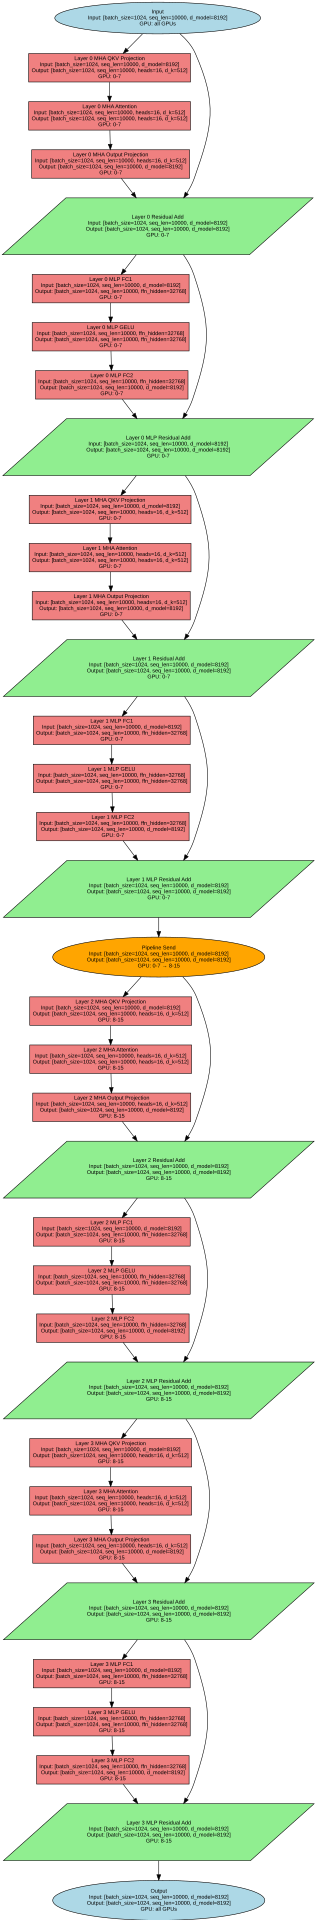

This chart was generated by the following Python code:
import graphviz

# Create baseline DAG with TP=8, PP=2 using 16 GPUs total
dot = graphviz.Digraph('baseline_dag', comment='Baseline Transformer with TP=8, PP=2')
dot.attr(rankdir='TB', size='20,20')

# Global attributes
dot.attr('node', fontname='Arial', fontsize='10')

# Input and output nodes
dot.node('input', 'Input\\nInput: [batch_size=1024, seq_len=10000, d_model=8192]\\nGPU: all GPUs', 
         shape='ellipse', style='filled', fillcolor='lightblue')

dot.node('output', 'Output\\nInput: [batch_size=1024, seq_len=10000, d_model=8192]\\nOutput: [batch_size=1024, seq_len=10000, d_model=8192]\\nGPU: all GPUs', 
         shape='ellipse', style='filled', fillcolor='lightblue')

# Pipeline communication between stages
dot.node('pipeline_send_0', 'Pipeline Send\\nInput: [batch_size=1024, seq_len=10000, d_model=8192]\\nOutput: [batch_size=1024, seq_len=10000, d_model=8192]\\nGPU: 0-7 → 8-15', 
         shape='ellipse', style='filled', fillcolor='orange')

# Layer 0 - Multi-Head Attention (GPUs 0-7)
dot.node('l0_mha_qkv', 'Layer 0 MHA QKV Projection\\nInput: [batch_size=1024, seq_len=10000, d_model=8192]\\nOutput: [batch_size=1024, seq_len=10000, heads=16, d_k=512]\\nGPU: 0-7', 
         shape='rectangle', style='filled', fillcolor='lightcoral')

dot.node('l0_mha_attn', 'Layer 0 MHA Attention\\nInput: [batch_size=1024, seq_len=10000, heads=16, d_k=512]\\nOutput: [batch_size=1024, seq_len=10000, heads=16, d_k=512]\\nGPU: 0-7', 
         shape='rectangle', style='filled', fillcolor='lightcoral')

dot.node('l0_mha_out', 'Layer 0 MHA Output Projection\\nInput: [batch_size=1024, seq_len=10000, heads=16, d_k=512]\\nOutput: [batch_size=1024, seq_len=10000, d_model=8192]\\nGPU: 0-7', 
         shape='rectangle', style='filled', fillcolor='lightcoral')

dot.node('l0_residual', 'Layer 0 Residual Add\\nInput: [batch_size=1024, seq_len=10000, d_model=8192]\\nOutput: [batch_size=1024, seq_len=10000, d_model=8192]\\nGPU: 0-7', 
         shape='parallelogram', style='filled', fillcolor='lightgreen')

# Layer 0 - MLP (GPUs 0-7)
dot.node('l0_mlp_fc1', 'Layer 0 MLP FC1\\nInput: [batch_size=1024, seq_len=10000, d_model=8192]\\nOutput: [batch_size=1024, seq_len=10000, ffn_hidden=32768]\\nGPU: 0-7', 
         shape='rectangle', style='filled', fillcolor='lightcoral')

dot.node('l0_mlp_gelu', 'Layer 0 MLP GELU\\nInput: [batch_size=1024, seq_len=10000, ffn_hidden=32768]\\nOutput: [batch_size=1024, seq_len=10000, ffn_hidden=32768]\\nGPU: 0-7', 
         shape='rectangle', style='filled', fillcolor='lightcoral')

dot.node('l0_mlp_fc2', 'Layer 0 MLP FC2\\nInput: [batch_size=1024, seq_len=10000, ffn_hidden=32768]\\nOutput: [batch_size=1024, seq_len=10000, d_model=8192]\\nGPU: 0-7', 
         shape='rectangle', style='filled', fillcolor='lightcoral')

dot.node('l0_mlp_residual', 'Layer 0 MLP Residual Add\\nInput: [batch_size=1024, seq_len=10000, d_model=8192]\\nOutput: [batch_size=1024, seq_len=10000, d_model=8192]\\nGPU: 0-7', 
         shape='parallelogram', style='filled', fillcolor='lightgreen')

# Layer 1 - Multi-Head Attention (GPUs 0-7)
dot.node('l1_mha_qkv', 'Layer 1 MHA QKV Projection\\nInput: [batch_size=1024, seq_len=10000, d_model=8192]\\nOutput: [batch_size=1024, seq_len=10000, heads=16, d_k=512]\\nGPU: 0-7', 
         shape='rectangle', style='filled', fillcolor='lightcoral')

dot.node('l1_mha_attn', 'Layer 1 MHA Attention\\nInput: [batch_size=1024, seq_len=10000, heads=16, d_k=512]\\nOutput: [batch_size=1024, seq_len=10000, heads=16, d_k=512]\\nGPU: 0-7', 
         shape='rectangle', style='filled', fillcolor='lightcoral')

dot.node('l1_mha_out', 'Layer 1 MHA Output Projection\\nInput: [batch_size=1024, seq_len=10000, heads=16, d_k=512]\\nOutput: [batch_size=1024, seq_len=10000, d_model=8192]\\nGPU: 0-7', 
         shape='rectangle', style='filled', fillcolor='lightcoral')

dot.node('l1_residual', 'Layer 1 Residual Add\\nInput: [batch_size=1024, seq_len=10000, d_model=8192]\\nOutput: [batch_size=1024, seq_len=10000, d_model=8192]\\nGPU: 0-7', 
         shape='parallelogram', style='filled', fillcolor='lightgreen')

# Layer 1 - MLP (GPUs 0-7)
dot.node('l1_mlp_fc1', 'Layer 1 MLP FC1\\nInput: [batch_size=1024, seq_len=10000, d_model=8192]\\nOutput: [batch_size=1024, seq_len=10000, ffn_hidden=32768]\\nGPU: 0-7', 
         shape='rectangle', style='filled', fillcolor='lightcoral')

dot.node('l1_mlp_gelu', 'Layer 1 MLP GELU\\nInput: [batch_size=1024, seq_len=10000, ffn_hidden=32768]\\nOutput: [batch_size=1024, seq_len=10000, ffn_hidden=32768]\\nGPU: 0-7', 
         shape='rectangle', style='filled', fillcolor='lightcoral')

dot.node('l1_mlp_fc2', 'Layer 1 MLP FC2\\nInput: [batch_size=1024, seq_len=10000, ffn_hidden=32768]\\nOutput: [batch_size=1024, seq_len=10000, d_model=8192]\\nGPU: 0-7', 
         shape='rectangle', style='filled', fillcolor='lightcoral')

dot.node('l1_mlp_residual', 'Layer 1 MLP Residual Add\\nInput: [batch_size=1024, seq_len=10000, d_model=8192]\\nOutput: [batch_size=1024, seq_len=10000, d_model=8192]\\nGPU: 0-7', 
         shape='parallelogram', style='filled', fillcolor='lightgreen')

# Layer 2 - Multi-Head Attention (GPUs 8-15)
dot.node('l2_mha_qkv', 'Layer 2 MHA QKV Projection\\nInput: [batch_size=1024, seq_len=10000, d_model=8192]\\nOutput: [batch_size=1024, seq_len=10000, heads=16, d_k=512]\\nGPU: 8-15', 
         shape='rectangle', style='filled', fillcolor='lightcoral')

dot.node('l2_mha_attn', 'Layer 2 MHA Attention\\nInput: [batch_size=1024, seq_len=10000, heads=16, d_k=512]\\nOutput: [batch_size=1024, seq_len=10000, heads=16, d_k=512]\\nGPU: 8-15', 
         shape='rectangle', style='filled', fillcolor='lightcoral')

dot.node('l2_mha_out', 'Layer 2 MHA Output Projection\\nInput: [batch_size=1024, seq_len=10000, heads=16, d_k=512]\\nOutput: [batch_size=1024, seq_len=10000, d_model=8192]\\nGPU: 8-15', 
         shape='rectangle', style='filled', fillcolor='lightcoral')

dot.node('l2_residual', 'Layer 2 Residual Add\\nInput: [batch_size=1024, seq_len=10000, d_model=8192]\\nOutput: [batch_size=1024, seq_len=10000, d_model=8192]\\nGPU: 8-15', 
         shape='parallelogram', style='filled', fillcolor='lightgreen')

# Layer 2 - MLP (GPUs 8-15)
dot.node('l2_mlp_fc1', 'Layer 2 MLP FC1\\nInput: [batch_size=1024, seq_len=10000, d_model=8192]\\nOutput: [batch_size=1024, seq_len=10000, ffn_hidden=32768]\\nGPU: 8-15', 
         shape='rectangle', style='filled', fillcolor='lightcoral')

dot.node('l2_mlp_gelu', 'Layer 2 MLP GELU\\nInput: [batch_size=1024, seq_len=10000, ffn_hidden=32768]\\nOutput: [batch_size=1024, seq_len=10000, ffn_hidden=32768]\\nGPU: 8-15', 
         shape='rectangle', style='filled', fillcolor='lightcoral')

dot.node('l2_mlp_fc2', 'Layer 2 MLP FC2\\nInput: [batch_size=1024, seq_len=10000, ffn_hidden=32768]\\nOutput: [batch_size=1024, seq_len=10000, d_model=8192]\\nGPU: 8-15', 
         shape='rectangle', style='filled', fillcolor='lightcoral')

dot.node('l2_mlp_residual', 'Layer 2 MLP Residual Add\\nInput: [batch_size=1024, seq_len=10000, d_model=8192]\\nOutput: [batch_size=1024, seq_len=10000, d_model=8192]\\nGPU: 8-15', 
         shape='parallelogram', style='filled', fillcolor='lightgreen')

# Layer 3 - Multi-Head Attention (GPUs 8-15)
dot.node('l3_mha_qkv', 'Layer 3 MHA QKV Projection\\nInput: [batch_size=1024, seq_len=10000, d_model=8192]\\nOutput: [batch_size=1024, seq_len=10000, heads=16, d_k=512]\\nGPU: 8-15', 
         shape='rectangle', style='filled', fillcolor='lightcoral')

dot.node('l3_mha_attn', 'Layer 3 MHA Attention\\nInput: [batch_size=1024, seq_len=10000, heads=16, d_k=512]\\nOutput: [batch_size=1024, seq_len=10000, heads=16, d_k=512]\\nGPU: 8-15', 
         shape='rectangle', style='filled', fillcolor='lightcoral')

dot.node('l3_mha_out', 'Layer 3 MHA Output Projection\\nInput: [batch_size=1024, seq_len=10000, heads=16, d_k=512]\\nOutput: [batch_size=1024, seq_len=10000, d_model=8192]\\nGPU: 8-15', 
         shape='rectangle', style='filled', fillcolor='lightcoral')

dot.node('l3_residual', 'Layer 3 Residual Add\\nInput: [batch_size=1024, seq_len=10000, d_model=8192]\\nOutput: [batch_size=1024, seq_len=10000, d_model=8192]\\nGPU: 8-15', 
         shape='parallelogram', style='filled', fillcolor='lightgreen')

# Layer 3 - MLP (GPUs 8-15)
dot.node('l3_mlp_fc1', 'Layer 3 MLP FC1\\nInput: [batch_size=1024, seq_len=10000, d_model=8192]\\nOutput: [batch_size=1024, seq_len=10000, ffn_hidden=32768]\\nGPU: 8-15', 
         shape='rectangle', style='filled', fillcolor='lightcoral')

dot.node('l3_mlp_gelu', 'Layer 3 MLP GELU\\nInput: [batch_size=1024, seq_len=10000, ffn_hidden=32768]\\nOutput: [batch_size=1024, seq_len=10000, ffn_hidden=32768]\\nGPU: 8-15', 
         shape='rectangle', style='filled', fillcolor='lightcoral')

dot.node('l3_mlp_fc2', 'Layer 3 MLP FC2\\nInput: [batch_size=1024, seq_len=10000, ffn_hidden=32768]\\nOutput: [batch_size=1024, seq_len=10000, d_model=8192]\\nGPU: 8-15', 
         shape='rectangle', style='filled', fillcolor='lightcoral')

dot.node('l3_mlp_residual', 'Layer 3 MLP Residual Add\\nInput: [batch_size=1024, seq_len=10000, d_model=8192]\\nOutput: [batch_size=1024, seq_len=10000, d_model=8192]\\nGPU: 8-15', 
         shape='parallelogram', style='filled', fillcolor='lightgreen')

# Connections for baseline DAG
dot.edge('input', 'l0_mha_qkv')
dot.edge('l0_mha_qkv', 'l0_mha_attn')
dot.edge('l0_mha_attn', 'l0_mha_out')
dot.edge('input', 'l0_residual')
dot.edge('l0_mha_out', 'l0_residual')
dot.edge('l0_residual', 'l0_mlp_fc1')
dot.edge('l0_mlp_fc1', 'l0_mlp_gelu')
dot.edge('l0_mlp_gelu', 'l0_mlp_fc2')
dot.edge('l0_residual', 'l0_mlp_residual')
dot.edge('l0_mlp_fc2', 'l0_mlp_residual')
dot.edge('l0_mlp_residual', 'l1_mha_qkv')
dot.edge('l1_mha_qkv', 'l1_mha_attn')
dot.edge('l1_mha_attn', 'l1_mha_out')
dot.edge('l0_mlp_residual', 'l1_residual')
dot.edge('l1_mha_out', 'l1_residual')
dot.edge('l1_residual', 'l1_mlp_fc1')
dot.edge('l1_mlp_fc1', 'l1_mlp_gelu')
dot.edge('l1_mlp_gelu', 'l1_mlp_fc2')
dot.edge('l1_residual', 'l1_mlp_residual')
dot.edge('l1_mlp_fc2', 'l1_mlp_residual')
dot.edge('l1_mlp_residual', 'pipeline_send_0')
dot.edge('pipeline_send_0', 'l2_mha_qkv')
dot.edge('l2_mha_qkv', 'l2_mha_attn')
dot.edge('l2_mha_attn', 'l2_mha_out')
dot.edge('pipeline_send_0', 'l2_residual')
dot.edge('l2_mha_out', 'l2_residual')
dot.edge('l2_residual', 'l2_mlp_fc1')
dot.edge('l2_mlp_fc1', 'l2_mlp_gelu')
dot.edge('l2_mlp_gelu', 'l2_mlp_fc2')
dot.edge('l2_residual', 'l2_mlp_residual')
dot.edge('l2_mlp_fc2', 'l2_mlp_residual')
dot.edge('l2_mlp_residual', 'l3_mha_qkv')
dot.edge('l3_mha_qkv', 'l3_mha_attn')
dot.edge('l3_mha_attn', 'l3_mha_out')
dot.edge('l2_mlp_residual', 'l3_residual')
dot.edge('l3_mha_out', 'l3_residual')
dot.edge('l3_residual', 'l3_mlp_fc1')
dot.edge('l3_mlp_fc1', 'l3_mlp_gelu')
dot.edge('l3_mlp_gelu', 'l3_mlp_fc2')
dot.edge('l3_residual', 'l3_mlp_residual')
dot.edge('l3_mlp_fc2', 'l3_mlp_residual')
dot.edge('l3_mlp_residual', 'output')

# Save the DAG
dot.save('/home/wzc/data/file-share/2025-09-15-11-08-39/baseline_dag.dot')
dot.render('/home/wzc/data/file-share/2025-09-15-11-08-39/baseline_dag', format='svg', cleanup=False)

print("Baseline DAG saved to /home/wzc/data/file-share/2025-09-15-11-08-39/baseline_dag.dot")
print("SVG saved to /home/wzc/data/file-share/2025-09-15-11-08-39/baseline_dag.svg")
